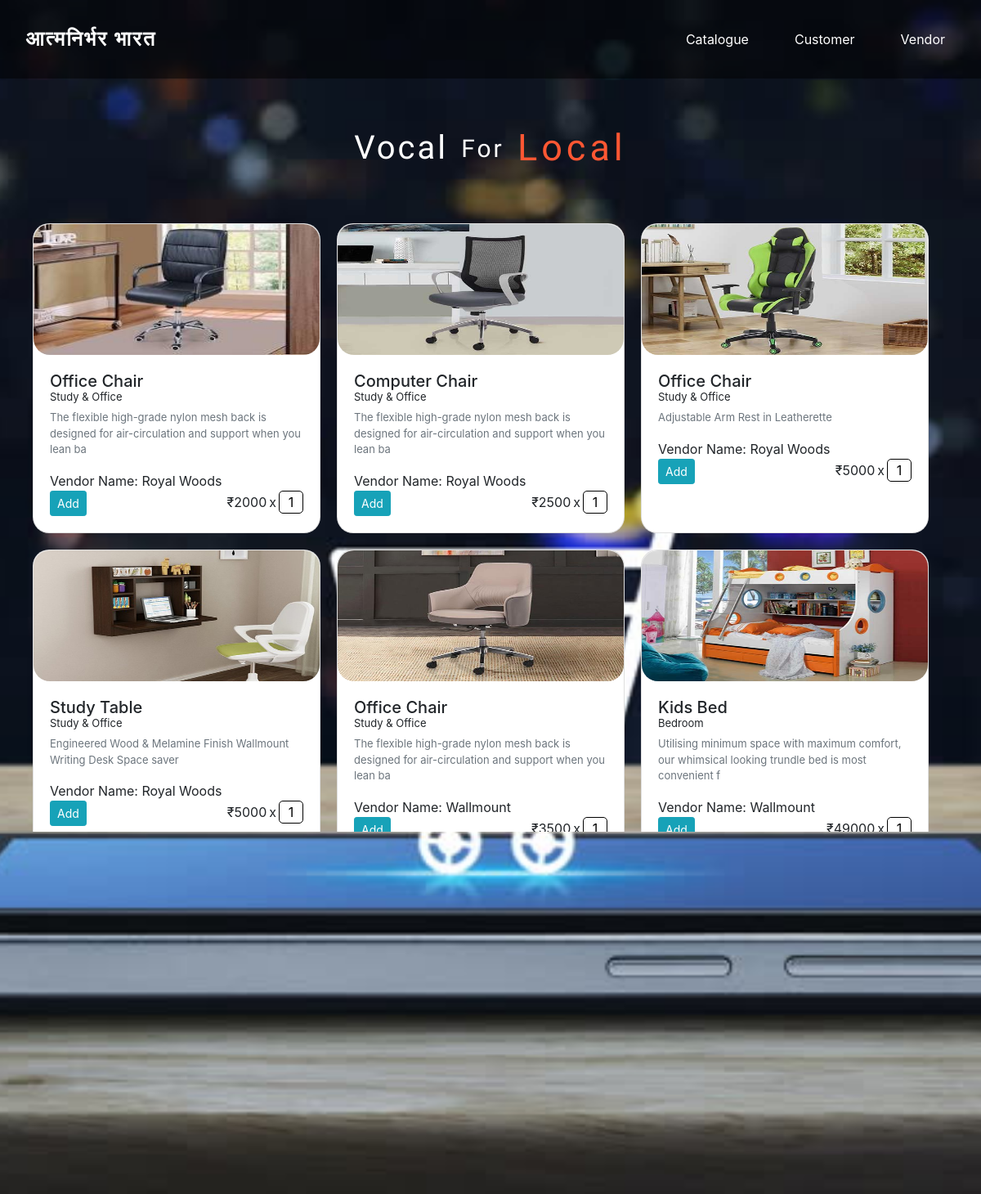
The page / on the database its author committed.
### tables this page shows
CREATE TABLE `catalog` (
  `item_id` int(11) NOT NULL,
  `vendor_id` int(11) NOT NULL,
  `item_name` varchar(100) NOT NULL,
  `item_image` varchar(255) NOT NULL,
  `item_price` int(100) NOT NULL,
  `item_type` varchar(100) NOT NULL,
  `item_desc` varchar(100) NOT NULL
);

CREATE TABLE `vendor` (
  `id` int(11) NOT NULL,
  `vendor_name` varchar(100) NOT NULL,
  `vendor_city` varchar(100) NOT NULL,
  `vendor_number` bigint(20) DEFAULT NULL,
  `vendor_email` varchar(100) NOT NULL,
  `vendor_password` varchar(100) NOT NULL
);

### index.php (the view, shortened to what this page needs)
<!DOCTYPE html>
<html>
<head>
	<link rel = "stylesheet" href = "css/style.css">
	<link rel = "stylesheet" href = "https://stackpath.bootstrapcdn.com/bootstrap/4.5.0/css/bootstrap.min.css">
</head>
<body>
	<nav class="navbar navbar-custom navbar-expand-md  navbar-dark">
		<a class="navbar-brand" href="index.php"><span style="font-size:25px; letter-spacing: 2px ; margin-left: 15px;"><b>आत्मनिर्भर भारत</b></span></a>
		<div class="collapse navbar-collapse justify-content-end" id="collapsibleNavbar">
			<ul class="navbar-nav">
				<li class="nav-item">
					<a class="nav-link" href="#menu"><span style="color:white">Catalogue</span></a>
				</li>
				<li class="nav-item">
					<a class="nav-link" href="customer.php"><span style="color:white">Customer</span></a>
				</li>
				<li class="nav-item">
					<a class="nav-link" href="vendor.php"><span style="color:white">Vendor</span></a>
				</li>
			</ul>
		</div>
	</nav>
	<br><br>
	<div class="container">
		<div class="cursive mainheader">
			<span class="align-middle" style="font-size:40px; letter-spacing: 3px">Vocal</span>
			<span class="align-middle" style="font-size:30px; letter-spacing: 3px">For</span>
			<span class="align-middle" style="color:#FF5733">Local</span><br>
		</div>
	</div>
	<br><br>
		<?php
	    	require 'connect.php';
	    	$sql = "select catalog.*, vendor.vendor_name from catalog, vendor where catalog.vendor_id=vendor.id";
	    	$result = $conn->query($sql);
	    ?>
	<div class="container">
			<div class="row" id="menu">
				<?php
					while($row = $result->fetch_assoc()){ ?>
						<div class="card menu-card" style="width: 22rem;">
							<img src="<?php echo $row['item_image']; ?>" class="card-img-top" alt="Image" style="height: 160px;">
							<div class="card-body">
								<h5 class="card-text"><?php echo ucwords($row['item_name']); ?></h5>
								<p class="card-text"><?php echo ucfirst($row['item_type']); ?></p>
								<p class="card-text text-muted"><?php echo ucfirst($row['item_desc']); ?></p>
								Vendor Name: <?php echo ucwords($row['vendor_name']) ?>
								<form class="cart-form" action="add_cart.php" method="post">
										<input type="text" id="item_quantity" name="item_quantity" value="1" required/>
										<span style="float:right;"> x </span>
										<div style="float:right; margin-top:2px ;"><?php echo '₹'.$row['item_price']; ?></div>
										<button name="addCartBtn" id="addCartBtnid" class="addCartBtnid btn btn-sm btn-info ">Add</button>
								</form>
							</div>
						</div>
					<?php } ?>
				</div>
			</div>
</body>
</html>

### css/style.css (style rules this page uses)
.navbar-custom { background-color: rgba(0, 0, 0, 0.5); }
.nav-item { padding: 20px; text-align: center; }
.mainheader { text-align: center; color: white; }
.cursive { font-family: 'Lobster Two', cursive; font-size: 45px; letter-spacing: 5px; }
body { background-image: url("../images/main_bg.jpg"); height: 100%; background-position: center center; background-repeat: no-repeat; background-attachment: fixed; background-size: cover; background-color: #464646; }

### index.php (style rules this page uses)
.navbar-custom { background-color: rgba(0, 0, 0, 0.5); }
.nav-item { padding: 20px ; text-align: center; }
div.card-body p { font-size: 13px; margin-top: -10px; }
#item_quantity { width: 30px; float: right; border-radius:5px; border:1px solid black; text-align:center; }
.cart-form span { margin: 2px 3px; }
.menu-card { margin: 10px ; border-radius: 20px; }
.menu-card img { border-radius: 20px; }

### rows shown on the page
catalog: item_image (picture), item_name "Office Chair", item_type "Study & Office", item_desc "The flexible high-grade nylon mesh back is designed for air-circulation and support when you lean ba", vendor.vendor_name "Royal Woods", item_price "2000"
catalog: item_image (picture), item_name "Computer Chair", item_type "Study & Office", item_desc "The flexible high-grade nylon mesh back is designed for air-circulation and support when you lean ba", vendor.vendor_name "Royal Woods", item_price "2500"
catalog: item_image (picture), item_name "Office Chair", item_type "Study & Office", item_desc "Adjustable Arm Rest in Leatherette", vendor.vendor_name "Royal Woods", item_price "5000"
catalog: item_image (picture), item_name "Study Table", item_type "Study & Office", item_desc "Engineered Wood & Melamine Finish Wallmount Writing Desk Space saver", vendor.vendor_name "Royal Woods", item_price "5000"
catalog: item_image (picture), item_name "Office Chair", item_type "Study & Office", item_desc "The flexible high-grade nylon mesh back is designed for air-circulation and support when you lean ba", vendor.vendor_name "Wallmount", item_price "3500"
catalog: item_image (picture), item_name "Kids Bed", item_type "Bedroom", item_desc "Utilising minimum space with maximum comfort, our whimsical looking trundle bed is most convenient f", vendor.vendor_name "Wallmount", item_price "49000"
catalog: item_image (picture), item_name "Single Bed", item_type "Bedroom", item_desc "Utilising minimum space with maximum comfort, our whimsical looking trundle bed is most convenient f", vendor.vendor_name "Wallmount"
